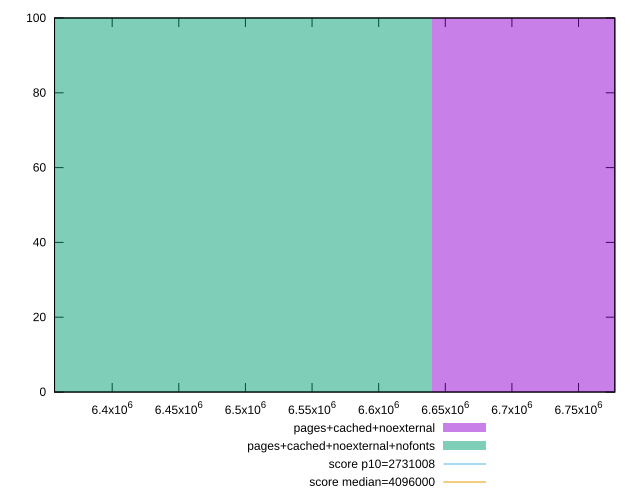

Generate this figure with gnuplot:
reset

$pagesCachedNoexternal <<EOF
6886030.130633675 100
EOF

$pagesCachedNoexternalNofonts <<EOF
6394170.835588412 100
EOF

set key outside below
set boxwidth 491859.2950452625
set xrange [6356730:6777237]
set yrange [0:100]
set trange [0:100]
set style fill transparent solid 0.5 noborder

set parametric
set terminal svg size 640, 500 enhanced background rgb 'white'
set output "reprap/total-byte-weight/comparison/histogram/5_vs_6.svg"

plot $pagesCachedNoexternal title "pages+cached+noexternal" with boxes, \
     $pagesCachedNoexternalNofonts title "pages+cached+noexternal+nofonts" with boxes, \
     2731008,t title "score p10=2731008", \
     4096000,t title "score median=4096000"

reset
